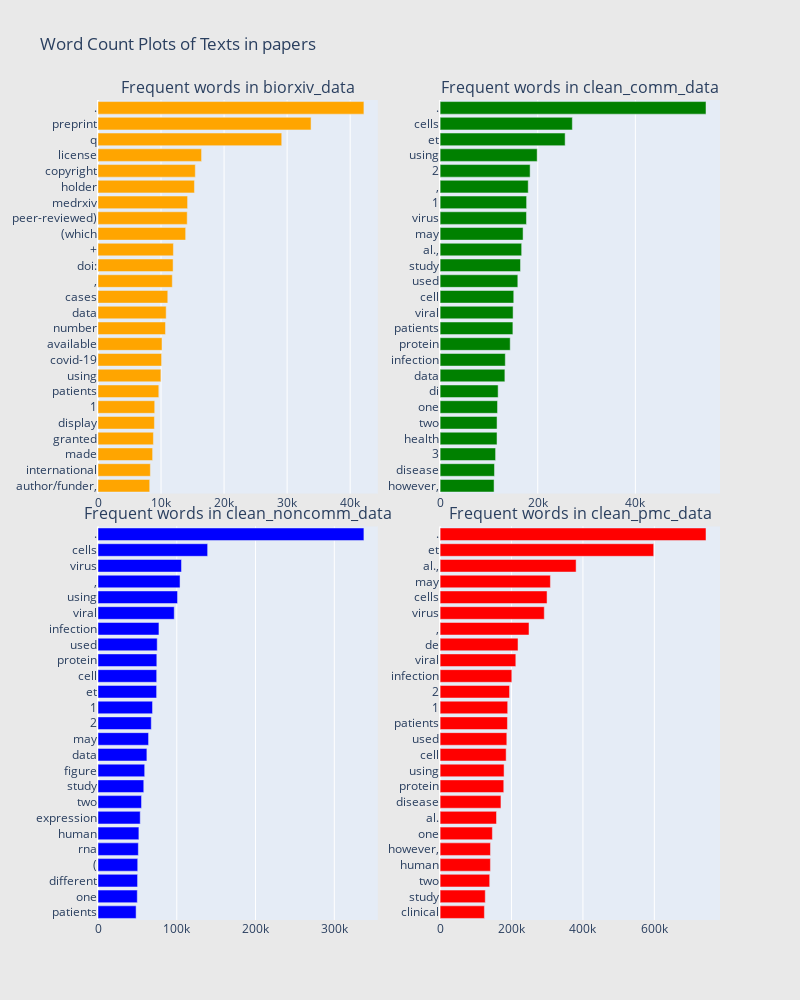

Notebook source saved alongside this figure:
### Markdown cell above
### 4.2.1 Word frequency Plots of texts in papers

### Code cell
df1 = biorxiv_data['text'].dropna()
df3 = comm_data["text"].dropna()
df2 = noncomm_data["text"].dropna()
df4 = pmc_data["text"].dropna()

## custom function for ngram generation ##
def generate_ngrams(text, n_gram=1):
    token = [token for token in text.lower().split(" ") if token != "" if token not in STOPWORDS]
    ngrams = zip(*[token[i:] for i in range(n_gram)])
    return [" ".join(ngram) for ngram in ngrams]

## custom function for horizontal bar chart ##
def horizontal_bar_chart(df, color):
    trace = go.Bar(
        y=df["word"].values[::-1],
        x=df["wordcount"].values[::-1],
        showlegend=False,
        orientation = 'h',
        marker=dict(
            color=color,
        ),
    )
    return trace

## Get the bar chart from sincere questions ##
freq_dict = defaultdict(int)
for sent in df1:
    for word in generate_ngrams(sent):
        freq_dict[word] += 1
fd_sorted = pd.DataFrame(sorted(freq_dict.items(), key=lambda x: x[1])[::-1])
fd_sorted.columns = ["word", "wordcount"]
trace0 = horizontal_bar_chart(fd_sorted.head(25), 'orange')

## Get the bar chart from insincere questions ##
freq_dict = defaultdict(int)
for sent in df2:
    for word in generate_ngrams(sent):
        freq_dict[word] += 1
fd_sorted = pd.DataFrame(sorted(freq_dict.items(), key=lambda x: x[1])[::-1])
fd_sorted.columns = ["word", "wordcount"]
trace1 = horizontal_bar_chart(fd_sorted.head(25), 'green')

freq_dict = defaultdict(int)
for sent in df3:
    for word in generate_ngrams(sent):
        freq_dict[word] += 1
fd_sorted = pd.DataFrame(sorted(freq_dict.items(), key=lambda x: x[1])[::-1])
fd_sorted.columns = ["word", "wordcount"]
trace2 = horizontal_bar_chart(fd_sorted.head(25), 'blue')

freq_dict = defaultdict(int)
for sent in df4:
    for word in generate_ngrams(sent):
        freq_dict[word] += 1
fd_sorted = pd.DataFrame(sorted(freq_dict.items(), key=lambda x: x[1])[::-1])
fd_sorted.columns = ["word", "wordcount"]
trace3 = horizontal_bar_chart(fd_sorted.head(25), 'red')



# Creating two subplots
fig = tools.make_subplots(rows=2, cols=2, vertical_spacing=0.04,
                          subplot_titles=["Frequent words in biorxiv_data", 
                                          "Frequent words in comm_data",
                                          "Frequent words in noncomm_data",
                                          "Frequent words in pmc_data"])
fig.append_trace(trace0, 1, 1)
fig.append_trace(trace1, 1, 2)
fig.append_trace(trace2, 2, 1)
fig.append_trace(trace3, 2, 2)



fig['layout'].update(height=1000, width=800, paper_bgcolor='rgb(233,233,233)', title="Word Count Plots of Texts in papers")
iplot(fig, filename='word-plots')

### Figure 1 — Plotly figure (JSON) as saved in the notebook; plotly's stock layout.template omitted (floating-point values rounded to 4 significant figures)
{"data": [{"marker": {"color": "orange"}, "orientation": "h", "showlegend": false, "type": "bar", "x": [8203, 8308, 8665, 8789, 8950, 8998, 9646, 9974, 10091, 10152, 10703, 10813, 11069, 11784, 11913, 11960, 13903, 14152, 14210, 15300, 15433, 16428, 29144, 33798, 42180], "xaxis": "x", "y": ["author/funder,", "international", "made", "granted", "display", "1", "patients", "using", "covid-19", "available", "number", "data", "cases", ",", "doi:", "+", "(which", "peer-reviewed)", "medrxiv", "holder", "copyright", "license", "q", "preprint", "."], "yaxis": "y"}, {"marker": {"color": "green"}, "orientation": "h", "showlegend": false, "type": "bar", "x": [11054, 11138, 11366, 11661, 11664, 11762, 11886, 13269, 13352, 14361, 14910, 14952, 15086, 15920, 16467, 16707, 16997, 17691, 17720, 18050, 18438, 19884, 25611, 27086, 54465], "xaxis": "x2", "y": ["however,", "disease", "3", "health", "two", "one", "di", "data", "infection", "protein", "patients", "viral", "cell", "used", "study", "al.,", "may", "virus", "1", ",", "2", "using", "et", "cells", "."], "yaxis": "y2"}, {"marker": {"color": "blue"}, "orientation": "h", "showlegend": false, "type": "bar", "x": [48364, 49879, 50234, 50422, 51223, 51907, 53611, 55248, 58100, 59269, 62061, 64193, 67622, 69228, 74416, 74509, 74674, 75166, 77377, 96803, 100985, 104154, 105975, 139185, 337568], "xaxis": "x3", "y": ["patients", "one", "different", "(", "rna", "human", "expression", "two", "study", "figure", "data", "may", "2", "1", "et", "cell", "protein", "used", "infection", "viral", "using", ",", "virus", "cells", "."], "yaxis": "y3"}, {"marker": {"color": "red"}, "orientation": "h", "showlegend": false, "type": "bar", "x": [124067, 126505, 138901, 140919, 141073, 146399, 157951, 170410, 178320, 179157, 184974, 186852, 188605, 189268, 194560, 200849, 212042, 218218, 249006, 291764, 299540, 308965, 380896, 598205, 744669], "xaxis": "x4", "y": ["clinical", "study", "two", "human", "however,", "one", "al.", "disease", "protein", "using", "cell", "used", "patients", "1", "2", "infection", "viral", "de", ",", "virus", "cells", "may", "al.,", "et", "."], "yaxis": "y4"}], "layout": {"annotations": [{"font": {"size": 16}, "showarrow": false, "text": "Frequent words in biorxiv_data", "x": 0.225, "xanchor": "center", "xref": "paper", "y": 1, "yanchor": "bottom", "yref": "paper"}, {"font": {"size": 16}, "showarrow": false, "text": "Frequent words in clean_comm_data", "x": 0.775, "xanchor": "center", "xref": "paper", "y": 1, "yanchor": "bottom", "yref": "paper"}, {"font": {"size": 16}, "showarrow": false, "text": "Frequent words in clean_noncomm_data", "x": 0.225, "xanchor": "center", "xref": "paper", "y": 0.48, "yanchor": "bottom", "yref": "paper"}, {"font": {"size": 16}, "showarrow": false, "text": "Frequent words in clean_pmc_data", "x": 0.775, "xanchor": "center", "xref": "paper", "y": 0.48, "yanchor": "bottom", "yref": "paper"}], "height": 1000, "paper_bgcolor": "rgb(233,233,233)", "title": {"text": "Word Count Plots of Texts in papers"}, "width": 800, "xaxis": {"anchor": "y", "autorange": true, "domain": [0, 0.45], "range": [0, 44400], "type": "linear"}, "xaxis2": {"anchor": "y2", "autorange": true, "domain": [0.55, 1], "range": [0, 57330.0], "type": "linear"}, "xaxis3": {"anchor": "y3", "autorange": true, "domain": [0, 0.45], "range": [0, 355300.0], "type": "linear"}, "xaxis4": {"anchor": "y4", "autorange": true, "domain": [0.55, 1], "range": [0, 783900.0], "type": "linear"}, "yaxis": {"anchor": "x", "autorange": true, "domain": [0.52, 1], "range": [-0.5, 24.5], "type": "category"}, "yaxis2": {"anchor": "x2", "autorange": true, "domain": [0.52, 1], "range": [-0.5, 24.5], "type": "category"}, "yaxis3": {"anchor": "x3", "autorange": true, "domain": [0, 0.48], "range": [-0.5, 24.5], "type": "category"}, "yaxis4": {"anchor": "x4", "autorange": true, "domain": [0, 0.48], "range": [-0.5, 24.5], "type": "category"}}}
